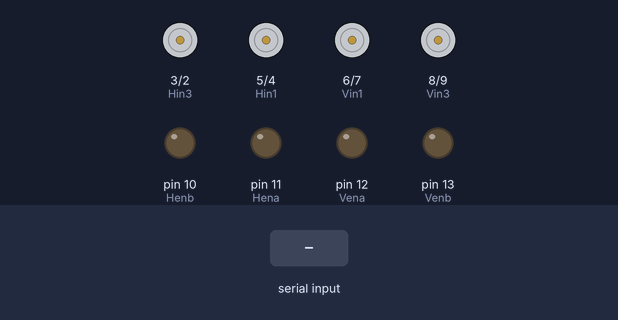
This sketch was run on a simulated Arduino Uno, built with avr-gcc and run on an emulated ATmega328P. Shown: motor-driver pin pairs drawn as motors (green arrow = first pin HIGH = forward, orange = second pin HIGH = backward, longer = more drive), output pins drawn as LEDs (lit = HIGH). The test bench sets the inputs (shaded band).

Above: at 1.2 s.
1.3 s: "UP" received over Serial
At 2.7 s:
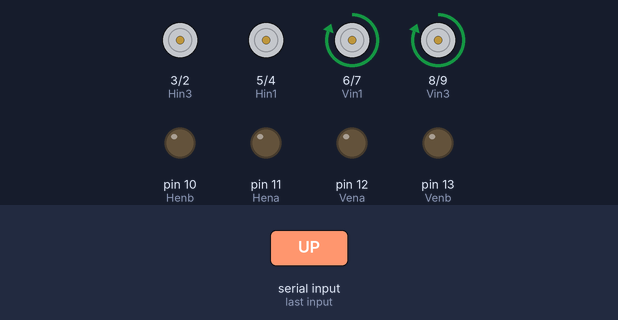
3.8 s: "DOWN" received over Serial
At 5.8 s:
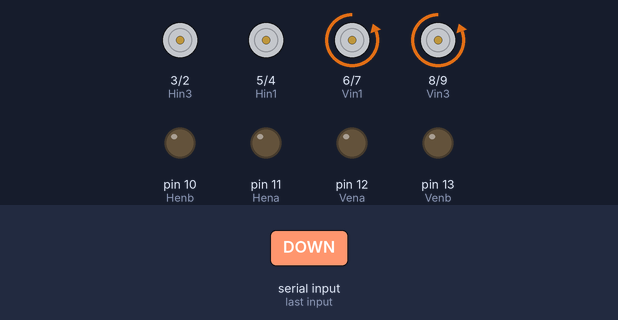
6.3 s: "FORWARD" received over Serial
At 7.8 s:
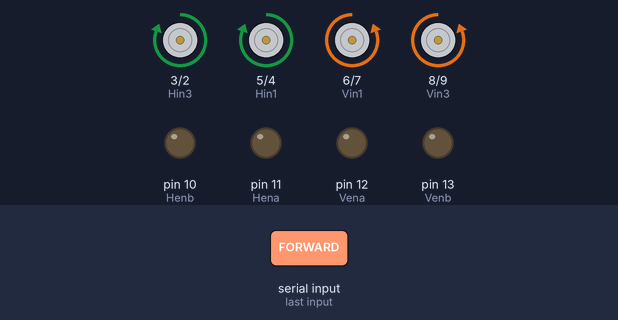
8.8 s: "BACKWARD" received over Serial
At 11.0 s:
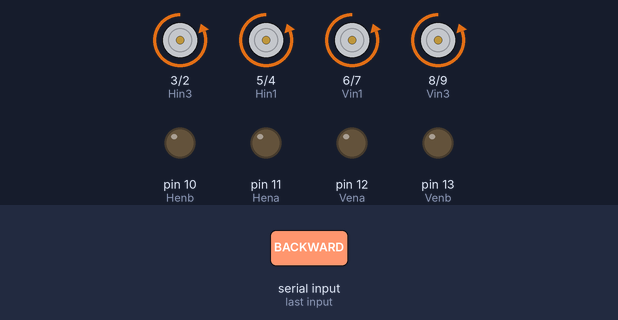
11.3 s: "RIGHT" received over Serial
At 12.7 s:
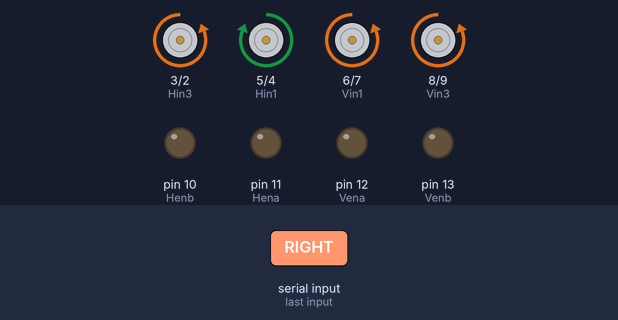
13.8 s: "LEFT" received over Serial
At 15.9 s:
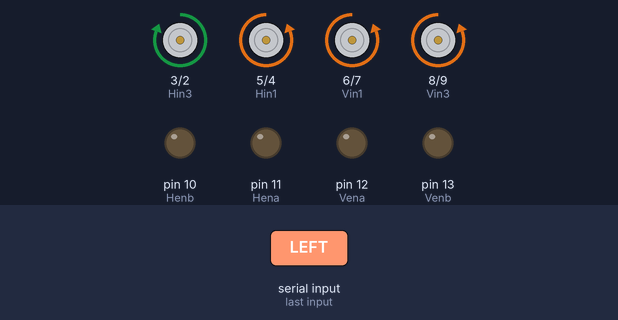
Timing chart, 0 to 17.3 s (numbered marks = the images above; inputs shaded):
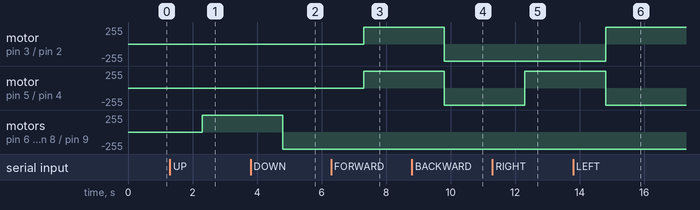

Measured:
- after the input at 1.3 s, motor on pin 6 (Vin1) / pin 7 (Vin2), motor on pin 8 (Vin3) / pin 9 (Vin4): stopped → forward 255/255 after 1.0 s
- after the input at 3.8 s, motor on pin 6 (Vin1) / pin 7 (Vin2), motor on pin 8 (Vin3) / pin 9 (Vin4): forward 255/255 → backward 255/255 after 1.0 s
- after the input at 6.3 s, motor on pin 3 (Hin3) / pin 2 (Hin4), motor on pin 5 (Hin1) / pin 4 (Hin2): stopped → forward 255/255 after 1.0 s
- after the input at 8.8 s, motor on pin 3 (Hin3) / pin 2 (Hin4), motor on pin 5 (Hin1) / pin 4 (Hin2): forward 255/255 → backward 255/255 after 1.0 s
- after the input at 11.3 s, motor on pin 5 (Hin1) / pin 4 (Hin2): backward 255/255 → forward 255/255 after 1.0 s
- after the input at 13.8 s, motor on pin 3 (Hin3) / pin 2 (Hin4): backward 255/255 → forward 255/255 after 1.0 s; motor on pin 5 (Hin1) / pin 4 (Hin2): forward 255/255 → backward 255/255 after 1.0 s

The sketch:

Joystickarduino2_task.ino
```cpp
#include <Wire.h>
#define Hin1 5
#define Hin2 4
#define Hin3 3
#define Hin4 2
#define Hena 11
#define Henb 10
#define Vin1 6
#define Vin2 7
#define Vin3 8
#define Vin4 9
#define Vena 12
#define Venb 13
String DIRECTION,speeds[2];
int speedVI,speedHI,flag=0;
void setup() {
  // put your setup code here, to run once:
Wire.begin(20);
Serial.begin(9600);
pinMode(Hin1,OUTPUT);
pinMode(Hin2,OUTPUT);
pinMode(Hin3,OUTPUT);
pinMode(Hin4,OUTPUT);
pinMode(Hena,OUTPUT);
pinMode(Henb,OUTPUT);
pinMode(Vin1,OUTPUT);
pinMode(Vin2,OUTPUT);
pinMode(Vin3,OUTPUT);
pinMode(Vin4,OUTPUT);
pinMode(Vena,OUTPUT);
pinMode(Venb,OUTPUT);
}
void receiving_speed(){
  if(Wire.available()){
    if(flag==0){
      speeds[0]=Wire.readString();
      flag=1;
    }
    else if(flag==1)
    {
      speeds[1]=Wire.readString();
    }
  }
  speedHI=speeds[0].toInt();
  speedVI=speeds[1].toInt();
}
void UP(int Vspeed){
  digitalWrite(Vin1,HIGH);
  digitalWrite(Vin2,LOW);
  digitalWrite(Vin3,HIGH);
  digitalWrite(Vin4,LOW);
  digitalWrite(Vena,Vspeed);
  digitalWrite(Venb,Vspeed);
}
void DOWN(int Vspeed){
   digitalWrite(Vin2,HIGH);
  digitalWrite(Vin1,LOW);
  digitalWrite(Vin4,HIGH);
  digitalWrite(Vin3,LOW);
  digitalWrite(Vena,Vspeed);
  digitalWrite(Venb,Vspeed);
}
void FORWARD(int Hspeed){
  digitalWrite(Hin1,HIGH);
  digitalWrite(Hin2,LOW);
  digitalWrite(Hin3,HIGH);
  digitalWrite(Hin4,LOW);
  digitalWrite(Hena,Hspeed);
  digitalWrite(Henb,Hspeed);
}
void BACKWARD(int Hspeed){
  digitalWrite(Hin2,HIGH);
  digitalWrite(Hin1,LOW);
  digitalWrite(Hin4,HIGH);
  digitalWrite(Hin3,LOW);
  digitalWrite(Hena,Hspeed);
  digitalWrite(Henb,Hspeed);
}
void RIGHT(int Hspeed){
  digitalWrite(Hin1,HIGH);
  digitalWrite(Hin2,LOW);
  digitalWrite(Hin4,HIGH);
  digitalWrite(Hin3,LOW);
  digitalWrite(Hena,Hspeed);
  digitalWrite(Henb,Hspeed);
}
void LEFT(int Hspeed){
  digitalWrite(Hin2,HIGH);
  digitalWrite(Hin1,LOW);
  digitalWrite(Hin3,HIGH);
  digitalWrite(Hin4,LOW);
  digitalWrite(Hena,Hspeed);
  digitalWrite(Henb,Hspeed);
}
void RotateRIGHT(int Hspeed){
  digitalWrite(Hin1,HIGH);
  digitalWrite(Hin2,LOW);
  digitalWrite(Hin3,LOW);
  digitalWrite(Hin4,LOW);
  digitalWrite(Hena,Hspeed);
  digitalWrite(Henb,Hspeed);
}
void RotateLEFT(int Hspeed){
  digitalWrite(Hin1,LOW);
  digitalWrite(Hin2,LOW);
  digitalWrite(Hin3,HIGH);
  digitalWrite(Hin4,LOW);
  digitalWrite(Hena,Hspeed);
  digitalWrite(Henb,Hspeed);
}
void PAUSE(int Hspeed,int Vspeed){
  digitalWrite(Hin1,LOW);
  digitalWrite(Hin2,LOW);
  digitalWrite(Hin3,LOW);
  digitalWrite(Hin4,LOW);
  digitalWrite(Hena,Hspeed);
  digitalWrite(Henb,Hspeed);
  digitalWrite(Vin1,LOW);
  digitalWrite(Vin2,LOW);
  digitalWrite(Vin3,LOW);
  digitalWrite(Vin4,LOW);
  digitalWrite(Vena,Vspeed);
  digitalWrite(Venb,Vspeed);
}

void loop() {
  // put your main code here, to run repeatedly:
if(Serial.available()){
  DIRECTION=Serial.readString();
  if(DIRECTION=="UP")
    UP(speedVI);
  else if (DIRECTION=="DOWN")
    DOWN(speedVI);
    else if(DIRECTION=="FORWARD")
  FORWARD(speedHI);
  else if (DIRECTION=="BACKWARD")
  BACKWARD(speedHI);
  else if (DIRECTION=="RIGHT")
  RIGHT(speedHI);
  else if (DIRECTION=="LEFT")
  LEFT(speedHI);
  else if (DIRECTION=="RotateRIGHT")
  RotateRIGHT(speedHI);
  else if(DIRECTION == "RotateLEFT")
  RotateLEFT(speedHI);
  else if (DIRECTION=="PAUSE")
  PAUSE(speedHI,speedVI);
}
}
```
